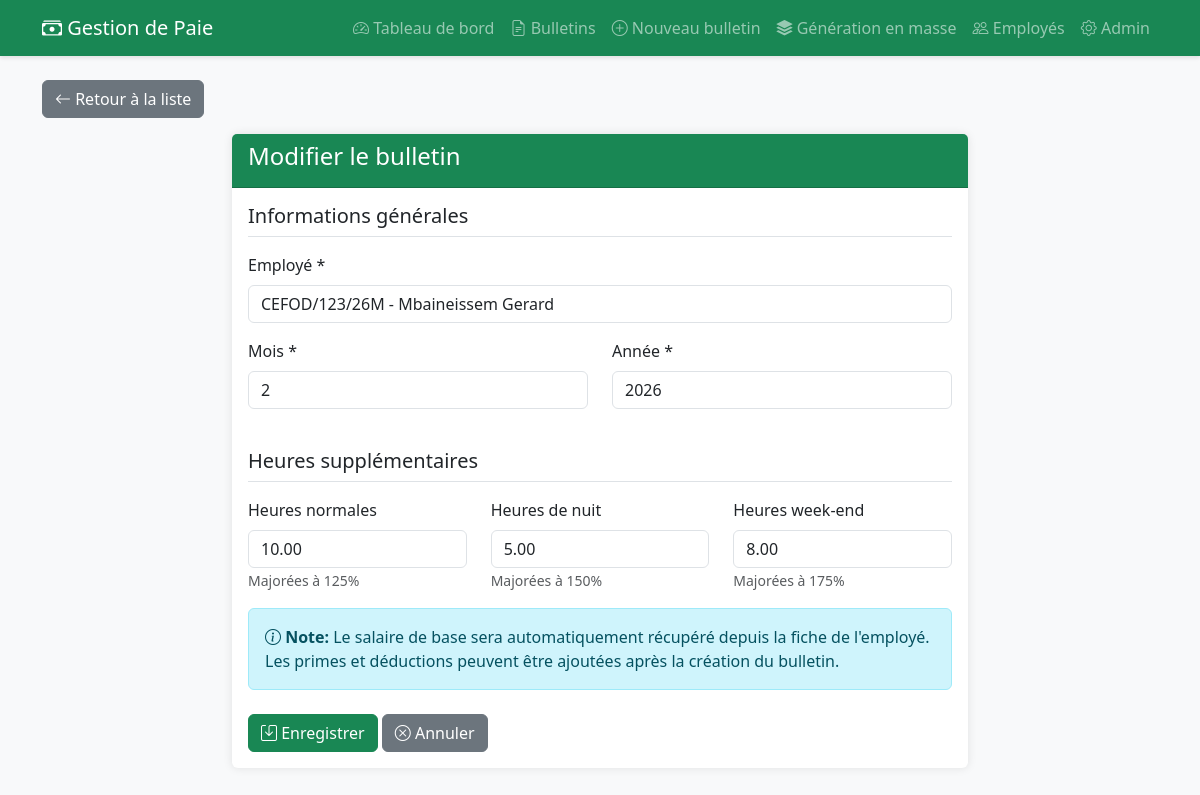
Screenshot of /paie/bulletins/1/modifier/ with the database file from the repository.
### gestion_paie/models.py (models this page shows, shortened)
class BulletinPaie(models.Model):
    employe = models.ForeignKey(Employe, on_delete=models.CASCADE, related_name='bulletins')
    mois = models.IntegerField(verbose_name="Mois")
    annee = models.IntegerField(verbose_name="Année")
    salaire_base = models.DecimalField(max_digits=12, decimal_places=2, default=0, verbose_name="Salaire de base")
    heures_sup_normales = models.DecimalField(max_digits=6, decimal_places=2, default=0, verbose_name="Heures sup normales")
    montant_heures_sup_normales = models.DecimalField(max_digits=12, decimal_places=2, default=0, verbose_name="Montant heures sup normales")
    heures_sup_nuit = models.DecimalField(max_digits=6, decimal_places=2, default=0, verbose_name="Heures sup de nuit")
    montant_heures_sup_nuit = models.DecimalField(max_digits=12, decimal_places=2, default=0, verbose_name="Montant heures sup de nuit")
    heures_sup_weekend = models.DecimalField(max_digits=6, decimal_places=2, default=0, verbose_name="Heures sup week-end")
    montant_heures_sup_weekend = models.DecimalField(max_digits=12, decimal_places=2, default=0, verbose_name="Montant heures sup week-end")
    total_primes = models.DecimalField(max_digits=12, decimal_places=2, default=0, verbose_name="Total primes")
    total_deductions = models.DecimalField(max_digits=12, decimal_places=2, default=0, verbose_name="Total déductions")
    salaire_brut = models.DecimalField(max_digits=12, decimal_places=2, default=0, verbose_name="Salaire brut")
    cotisation_sociale_employe = models.DecimalField(max_digits=12, decimal_places=2, default=0, verbose_name="Cotisation sociale employé")
    cotisation_sociale_employeur = models.DecimalField(max_digits=12, decimal_places=2, default=0, verbose_name="Cotisation sociale employeur")
    salaire_imposable = models.DecimalField(max_digits=12, decimal_places=2, default=0, verbose_name="Salaire imposable")
    impot_revenu = models.DecimalField(max_digits=12, decimal_places=2, default=0, verbose_name="Impôt sur le revenu")
    salaire_net = models.DecimalField(max_digits=12, decimal_places=2, default=0, verbose_name="Salaire net")
    date_creation = models.DateTimeField(auto_now_add=True, verbose_name="Date de création")
    date_paiement = models.DateField(null=True, blank=True, verbose_name="Date de paiement")
    paye = models.BooleanField(default=False, verbose_name="Payé")
    parametres = models.ForeignKey(ParametrePaie, on_delete=models.PROTECT, verbose_name="Paramètres utilisés", null=True, blank=True)
    class Meta:
        verbose_name = "Bulletin de paie"
        verbose_name_plural = "Bulletins de paie"
        unique_together = ['employe', 'mois', 'annee']
        ordering = ['-annee', '-mois']

### gestion_paie/views.py (the view)
# urls.py: path('bulletins/<int:pk>/modifier/', views.modifier_bulletin, name='modifier_bulletin'),
def modifier_bulletin(request, pk):
    bulletin = get_object_or_404(BulletinPaie, pk=pk)
    if request.method == 'POST':
        form = BulletinPaieForm(request.POST, instance=bulletin)
        if form.is_valid():
            form.save()
            messages.success(request, 'Bulletin modifié avec succès!')
            return redirect('detail_bulletin', pk=bulletin.pk)
    else:
        form = BulletinPaieForm(instance=bulletin)
    context = {
        'form': form,
        'titre': 'Modifier le bulletin',
        'bulletin': bulletin
    }
    return render(request, 'gestion_paie/form_bulletin.html', context)

### gestion_paie/forms.py
class BulletinPaieForm(forms.ModelForm):
    class Meta:
        model = BulletinPaie
        fields = ['employe', 'mois', 'annee', 'heures_sup_normales', 'heures_sup_nuit', 'heures_sup_weekend']
        widgets = {
            'employe': forms.Select(attrs={'class': 'form-control'}),
            'mois': forms.Select(choices=[(i, i) for i in range(1, 13)], attrs={'class': 'form-control'}),
            'annee': forms.NumberInput(attrs={'class': 'form-control', 'min': '2020', 'max': '2050'}),
            'heures_sup_normales': forms.NumberInput(attrs={'class': 'form-control', 'step': '0.01', 'min': '0'}),
            'heures_sup_nuit': forms.NumberInput(attrs={'class': 'form-control', 'step': '0.01', 'min': '0'}),
            'heures_sup_weekend': forms.NumberInput(attrs={'class': 'form-control', 'step': '0.01', 'min': '0'}),
        }
        labels = {
            'employe': 'Employé',
            'mois': 'Mois',
            'annee': 'Année',
            'heures_sup_normales': 'Heures supplémentaires normales',
            'heures_sup_nuit': 'Heures supplémentaires de nuit',
            'heures_sup_weekend': 'Heures supplémentaires week-end',
        }

### gestion_emp/models.py (called while the page is built)
    def __str__(self):
        return f"{self.matricule} - {self.nom} {self.prenom}"

### gestion_paie/templates/gestion_paie/form_bulletin.html (shortened to what this page needs)
{% extends 'gestion_paie/base.html' %}
{% block content %}
<div class="row">
    <div class="col-md-12 mb-3">
        <a href="{% url 'liste_bulletins' %}" class="btn btn-secondary">
            <i class="bi bi-arrow-left"></i> Retour à la liste
        </a>
    </div>
</div>
<div class="row">
    <div class="col-md-8 offset-md-2">
        <div class="card">
            <div class="card-header bg-success text-white">
                <h4>{{ titre }}</h4>
            </div>
            <div class="card-body">
                <form method="post" novalidate>
                    <h5 class="border-bottom pb-2 mb-3">Informations générales</h5>
                    <div class="row">
                        <div class="col-md-12 mb-3">
                            <label class="form-label">Employé *</label>
                            {{ form.employe }}
                        </div>
                    </div>
                    <div class="row">
                        <div class="col-md-6 mb-3">
                            <label class="form-label">Mois *</label>
                            {{ form.mois }}
                        </div>
                        <div class="col-md-6 mb-3">
                            <label class="form-label">Année *</label>
                            {{ form.annee }}
                        </div>
                    </div>
                    <h5 class="border-bottom pb-2 mb-3 mt-4">Heures supplémentaires</h5>
                    <div class="row">
                        <div class="col-md-4 mb-3">
                            <label class="form-label">Heures normales</label>
                            {{ form.heures_sup_normales }}
                            <small class="text-muted">Majorées à 125%</small>
                        </div>
                        <div class="col-md-4 mb-3">
                            <label class="form-label">Heures de nuit</label>
                            {{ form.heures_sup_nuit }}
                            <small class="text-muted">Majorées à 150%</small>
                        </div>
                        <div class="col-md-4 mb-3">
                            <label class="form-label">Heures week-end</label>
                            {{ form.heures_sup_weekend }}
                            <small class="text-muted">Majorées à 175%</small>
                        </div>
                    </div>
                    <div class="alert alert-info">
                        <i class="bi bi-info-circle"></i>
                        <strong>Note:</strong> Le salaire de base sera automatiquement récupéré depuis la fiche de l'employé.
                        Les primes et déductions peuvent être ajoutées après la création du bulletin.
                    </div>
                    <div class="mt-4">
                        <button type="submit" class="btn btn-success">
                            <i class="bi bi-save"></i> Enregistrer
                        </button>
                        <a href="{% url 'liste_bulletins' %}" class="btn btn-secondary">
                            <i class="bi bi-x-circle"></i> Annuler
                        </a>
                    </div>
                </form>
            </div>
        </div>
    </div>
</div>
{% endblock %}

### gestion_paie/templates/gestion_paie/base.html (style rules this page uses)
body { background-color: #f8f9fa; }
.card { box-shadow: 0 0 10px rgba(0,0,0,.1); border: none; margin-bottom: 20px; }

### rows the page displays
BulletinPaie: employe "CEFOD/123/26M - Mbaineissem Gerard", mois "2", annee "2026", heures_sup_normales "10.00", heures_sup_nuit "5.00", heures_sup_weekend "8.00"

### other values shown
{{ titre }} "Modifier le bulletin"
